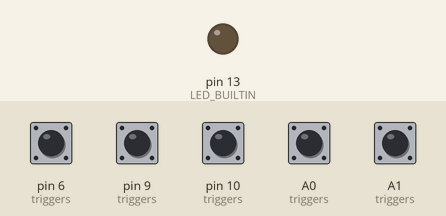
Recording of a sketch running on a simulated Arduino Uno, built with avr-gcc and run on an emulated ATmega328P. Parts: output pins drawn as LEDs (lit = HIGH). Dashed ring = blinking. The test bench sets the inputs (shaded band); at power-on: A0 (triggers), A1 (triggers), pin 6 (triggers), pin 9 (triggers), pin 10 (triggers) HIGH. MIDI output is not drawn.

Above: at 1.2 s.
1.3 s: pin 6 (triggers) pulled LOW for 1 s
At 3.0 s:
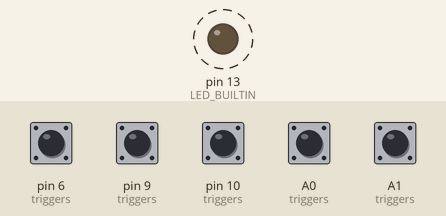
Timing chart, 0 to 4.5 s (numbered marks = the images above; inputs shaded):
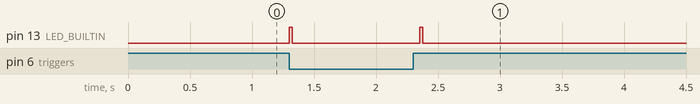

Measured:
- after the input at 1.3 s, pin 13 (LED_BUILTIN): alternates HIGH for 0.03 s and LOW for 1.0 s, 4 changes in all, then stays LOW, starting at once

The sketch:

midi-trigger-65.ino
```cpp
// v1.0.0

#include <MIDI.h>

// Simple tutorial on how to receive and send MIDI messages.
// Here, when receiving any message on channel 4, the Arduino
// will blink a led and play back a note for 1 second.

#define N 5

const int base_note = 65;

#define OUTPUT_CHS OUTPUT_CHS1

const int DTCT0 = 6;
const int DTCT1 = 9;
const int DTCT2 = 10;
const int DTCT3 = 12;
const int ANLG0 = A0;
const int ANLG1 = A1;
const int ANLG2 = A2;
const int ANLG3 = A3;

const int OUTPUT_CHS1[N] = { 1, 2, 3, 4, 5 };
const int OUTPUT_CHS2[N] = { 6, 7, 8, 9, 10 };
const int OUTPUT_CHS3[N] = { 11, 12, 13, 14, 15 };

const int triggers[N] = { DTCT0, ANLG0, DTCT1, ANLG1, DTCT2 };
static int status[N] = { HIGH, HIGH, HIGH, HIGH, HIGH };

MIDI_CREATE_DEFAULT_INSTANCE();

void blink_led() {
  digitalWrite(LED_BUILTIN, HIGH);
  delay(25);
  digitalWrite(LED_BUILTIN, LOW);
  delay(25);
}

void setup() {
    pinMode(LED_BUILTIN, OUTPUT);
    for (int i = 0; i < N; ++i) {
      pinMode(triggers[i], INPUT_PULLUP);
    }
    read_status();
    MIDI.begin(4);                      // Launch MIDI and listen to channel 4
    for (int i = 0; i < N; ++i) {
      MIDI.sendNoteOff(base_note + i, 0, 1);
    }
}

void read_status() {
  for (int i = 0; i < N; ++i) {
    int s = digitalRead(triggers[i]);
    status[i] = s;
  }
}

void status_off_to_on(int n) {
  MIDI.sendNoteOn(base_note + n, 127, 1);
  blink_led();
}

void status_on_to_off(int n) {
  MIDI.sendNoteOff(base_note + n, 0, 1);
  blink_led();
}

void check_status() {
  for (int i = 0; i < N; ++i) {
    int s = digitalRead(triggers[i]);
    if (s != status[i]) {
      if (status[i] == LOW) {
        // LOW -> HIGH
        status[i] = HIGH;
        status_on_to_off(i);
      }
      else {
        // HIGH -> LOW
        status[i] = LOW;
        status_off_to_on(i);
      }
    }
  }
}

void loop() {
  check_status();
  delay(100);
}
```
